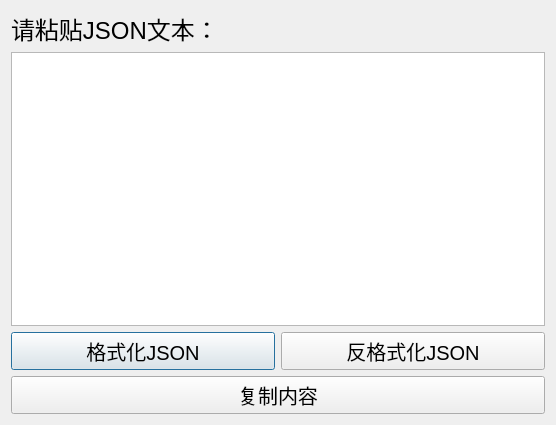
<?xml version="1.0" encoding="UTF-8"?>
<ui version="4.0">
 <class>Dialog</class>
 <widget class="QDialog" name="Dialog">
  <property name="geometry">
   <rect>
    <x>0</x>
    <y>0</y>
    <width>556</width>
    <height>425</height>
   </rect>
  </property>
  <property name="windowTitle">
   <string>JSON格式化</string>
  </property>
  <layout class="QVBoxLayout" name="verticalLayout_4">
   <item>
    <layout class="QVBoxLayout" name="verticalLayout_3" stretch="0,0">
     <item>
      <layout class="QVBoxLayout" name="verticalLayout" stretch="0,0">
       <item>
        <widget class="QLabel" name="label">
         <property name="font">
          <font>
           <pointsize>18</pointsize>
           <bold>false</bold>
          </font>
         </property>
         <property name="text">
          <string>请粘贴JSON文本：</string>
         </property>
        </widget>
       </item>
       <item>
        <widget class="QPlainTextEdit" name="plainTextEdit"/>
       </item>
      </layout>
     </item>
     <item>
      <layout class="QVBoxLayout" name="verticalLayout_2">
       <item>
        <layout class="QHBoxLayout" name="horizontalLayout" stretch="0,0">
         <item>
          <widget class="QPushButton" name="pushButton_format">
           <property name="styleSheet">
            <string notr="true">*{
	font-size:20px;
}</string>
           </property>
           <property name="text">
            <string>格式化JSON</string>
           </property>
          </widget>
         </item>
         <item>
          <widget class="QPushButton" name="pushButton_unformat">
           <property name="styleSheet">
            <string notr="true">*{
	font-size:20px;
}</string>
           </property>
           <property name="text">
            <string>反格式化JSON</string>
           </property>
          </widget>
         </item>
        </layout>
       </item>
       <item>
        <widget class="QPushButton" name="pushButton_copy">
         <property name="styleSheet">
          <string notr="true">*{
	font-size:20px;
}</string>
         </property>
         <property name="text">
          <string>复制内容</string>
         </property>
        </widget>
       </item>
      </layout>
     </item>
    </layout>
   </item>
  </layout>
 </widget>
 <resources/>
 <connections/>
</ui>
